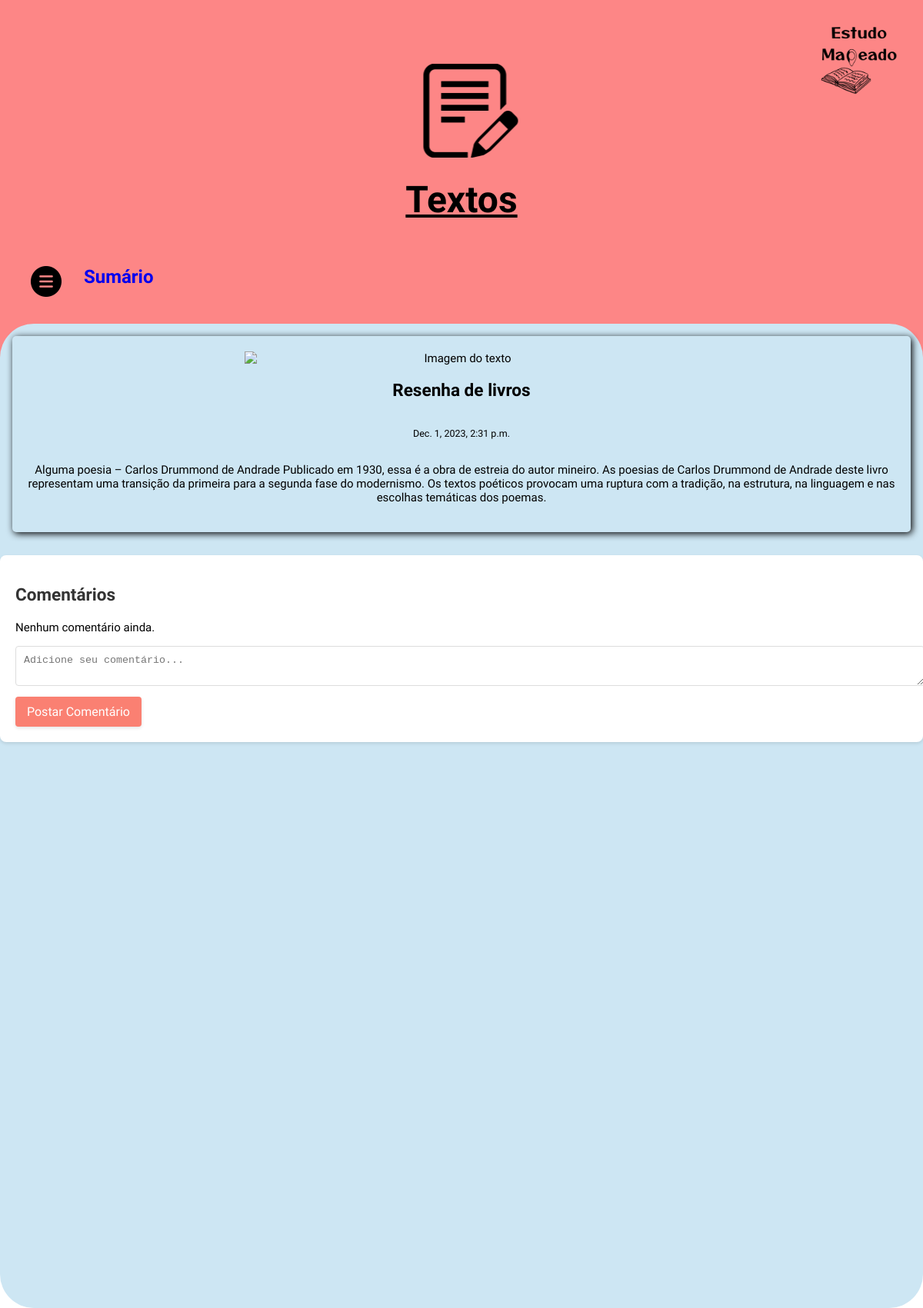
The page /detail_textos/2/ (signed in) on the database its author committed.
### telas/models.py (models this page shows, shortened)
class Texto(models.Model):
    title = models.CharField(max_length=255)
    body = models.TextField()
    link = models.URLField(max_length=200, null=True)
    created_on = models.DateTimeField(auto_now_add=True)
    categories = models.ManyToManyField("CategoryTexto", related_name="textos")

### telas/views.py (the view, shortened to what this page needs)
# urls.py: path('detail_textos/<int:texto_id>/', views.detail_textos, name='detail_textos'),
@login_required
def detail_textos(request, texto_id):
    texto = get_object_or_404(Texto, pk=texto_id)
    comentarios = texto.comentarios.all()
    return render(request, 'detail_textos.html', {'texto': texto, 'comentarios': comentarios})

### telas/context_processors.py (called while the page is built)
def group_check(request):
    return {
        'is_estudante': request.user.groups.filter(name='Estudante').exists(),
        'is_professor': request.user.groups.filter(name='Professor').exists()
    }

### telas/templates/detail_textos.html (shortened to what this page needs)
{% load static %}
<!DOCTYPE html>
<html>
<head>
    <link rel="stylesheet" href="{% static 'textos.css' %}" />
    <link rel="stylesheet" href="{% static 'comentarios.css' %}" />
</head>
<body>
    {% if user.is_authenticated %}
    <div class="textos">
        <img class="logo-icon" alt="" src="{% static 'logo@2x.png' %}" />
        <b class="textos1">Textos</b>
        <a href="{% url 'home' %}"><b class="sumrio">Sumário</b></a>
        <img class="image-20-icon" alt="" src="{% static 'image-20@2x.png' %}" />
        <img class="image-31-icon" alt="" src="{% static 'image-31@2x.png' %}" />
        <div class="textos-item">
            {% if texto %}
                <article class="card">
                    {% if texto.link %}
                        <img src="{{ texto.link }}" alt="Imagem do texto"/>
                    {% endif %}
                    <h1>{{ texto.title }}</h1>
                    <p><small>{{ texto.created_on }}</small></p>
                    <p>{{ texto.body }}</p>
                </article>
                <div class="comentarios">
                    <h2>Comentários</h2>
                    {% for comentario in texto.comentarios.all %}
                        <div class="comentario">
                            <p><strong>{{ comentario.autor.username }}</strong> em {{ comentario.data_criacao }}</p>
                            <p>{{ comentario.conteudo }}</p>
                        </div>
                    {% empty %}
                        <p>Nenhum comentário ainda.</p>
                    {% endfor %}
                   {% if user.is_authenticated %}
                        <form method="post">
                            <textarea name="conteudo" placeholder="Adicione seu comentário..." required></textarea>
                            <button type="submit">Postar Comentário</button>
                        </form>
                </div>
                       {% endif %}
            {% else %}
                <p>Texto não encontrado.</p>
            {% endif %}
        </div>
    </div>
    {% else %}
    <p>Você precisa estar logado para ver esta página.</p>
    {% endif %}
</body>
</html>

### staticpages/static/textos.css (style rules this page uses)
body { margin: 0; line-height: normal; }
:root { --font-kaisei-opti: "Kaisei Opti"; --font-size-mini: 0.94rem; --font-size-xl: 1.25rem; --rosa: #fd8686; --color-black: #000; --cinzaroxo: #8f99bb; --color-gray: rgba(0, 0, 0, 0.28); --color-dimgray: #5a5353; --azulroxoclaro: #cde6f3; --color-shadow: #000; --br-8xl: 27px; --br-2xl: 21px; }
.logo-icon { position: absolute; top: 2rem; left: 93%; width: 8.5%; transform: translateX(-50%); object-fit: cover; }
.sumrio, .textos1 { position: absolute; display: inline-block; }
.textos1 { position: absolute; top: 16.25rem; left: 50%; transform: translate(-50%, -50%); font-size: 3rem; text-decoration: underline; text-align: center; width: 11rem; height: 3.63rem; }
.sumrio { top: 21.63rem; left: 6.81rem; font-size: 1.5rem; width: 16.38rem; height: 1.31rem; }
.image-20-icon, .image-31-icon { position: absolute; top: 21.63rem; left: 2.5rem; width: 2.5rem; height: 2.5rem; object-fit: cover; }
.image-31-icon { position: absolute; top: 9rem; left: 51%; transform: translate(-50%, -50%); width: 7.69rem; height: 7.63rem; }
.textos-item { position: absolute; top: 26.31rem; left: 0; border-radius: 44px; background-color: var(--azulroxoclaro); width: 100%; min-height: 80rem; overflow: visible; z-index: 1; }
.card, .small-card { flex: 0 0 calc(48% - 2rem); border: 1px solid var(--secondary-bg-color); border-radius: 5px; box-shadow: 2px 2px 10px var(--color-shadow); margin: 1rem; padding: 1.25rem; box-sizing: border-box; display: flex; flex-direction: column; align-items: center; text-align: center; }
.card img, .small-card img { width: 50%; }
.textos { position: relative; background-color: var(--rosa); width: 100%; min-height: 86rem; overflow: visible; text-align: left; font-size: var(--font-size-mini); color: var(--color-black); font-family: var(--font-kaisei-opti); }

### staticpages/static/comentarios.css (style rules this page uses)
.comentarios { background-color: #fff; padding: 20px; margin-top: 30px; border-radius: 8px; box-shadow: 0 2px 4px rgba(0, 0, 0, 0.1); }
.comentarios h2 { font-family: 'Kaisei Opti', serif; color: #333; margin-bottom: 20px; }
.comentarios textarea { width: 100%; padding: 10px; margin-bottom: 10px; border: 1px solid #ddd; border-radius: 4px; resize: vertical; }
.comentarios button { background-color: #fa8072; color: white; padding: 10px 15px; border: none; border-radius: 4px; cursor: pointer; font-family: 'Kaisei Opti', serif; font-size: 1rem; box-shadow: 0 2px 4px rgba(0, 0, 0, 0.1); }

### rows shown on the page
Texto: title "Resenha de livros", created_on "Dec. 1, 2023, 2:31 p.m.", body "Alguma poesia – Carlos Drummond de Andrade Publicado em 1930, essa é a obra de estreia do autor mineiro. As poesias de Carlos Drummond de Andrade deste livro representam uma transição da primeira para a segunda fase do modernismo. Os textos poéticos provocam uma ruptura com a tradição, na estrutura, na linguagem e nas escolhas temáticas dos poemas."
